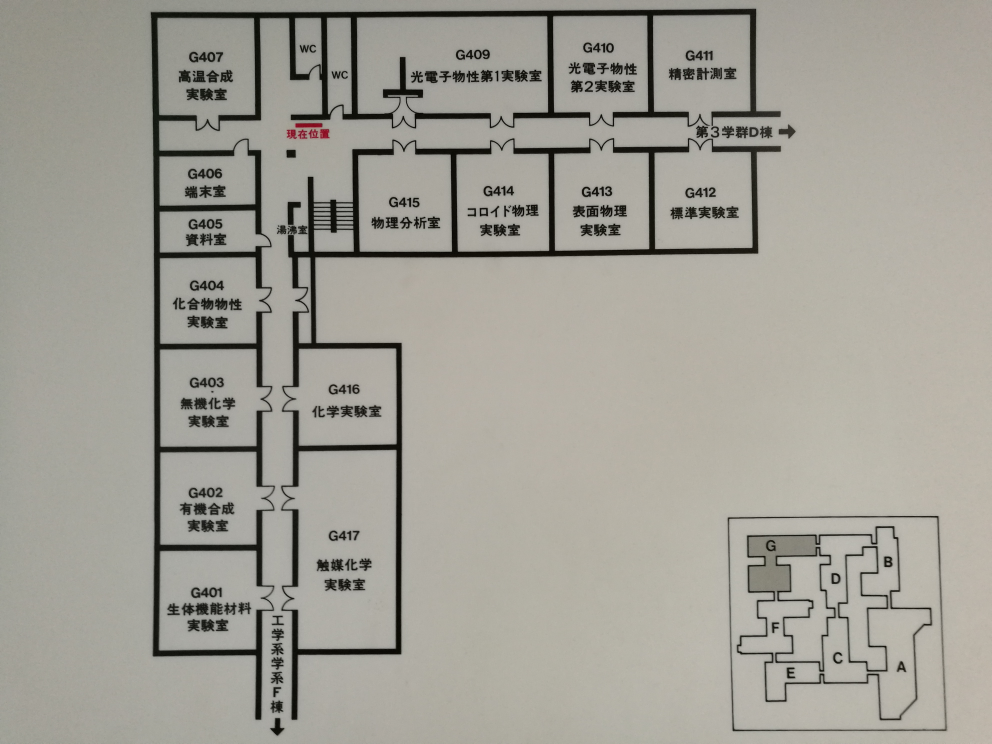
#> input picture map_deal/script/mapRecognition/pic/oldfiles/map_3G.jpg, 3968 x 2976 px, found by its file name (shown at 1/4 size)
$ python canny.py   (Python 2 division)
#> lines starting #> are read from the running program, lines starting #| are printed output that depends on the picture; after the words box and inside, x2 and y2 are one past the last pixel; in counts of white or black regions, pixels touching at a corner belong together
import cv2 as cv
import numpy as np
from matplotlib import pyplot as plt

WINDOW_NAME = "canny_resize"

image_resize=[]

def getRGBtoCanny(imageIn):
	image_gray = cv.cvtColor(imageIn, cv.COLOR_BGR2GRAY)

	paramLow = cv.getTrackbarPos("param1", WINDOW_NAME)
	paramHigh = cv.getTrackbarPos("param2", WINDOW_NAME)

	image_canny = cv.Canny(image_gray, paramLow, paramHigh)

	return image_canny

def doCanny(a):
	image_resize_canny = getRGBtoCanny(image_resize)
	cv.imshow(WINDOW_NAME, image_resize_canny)

def main():
	image = cv.imread("/home/liaoziwei/Desktop/mapRecognition/pic/map_3G.jpg")
#> image is the input picture: shape (2976, 3968, 3); mean B, G, R 150.2, 159, 161.4

	height, width = image.shape[:2]
#> height = 2976; width = 3968

	global image_resize
	image_resize = cv.resize(image, (width/5, height/5), interpolation=cv.INTER_CUBIC)
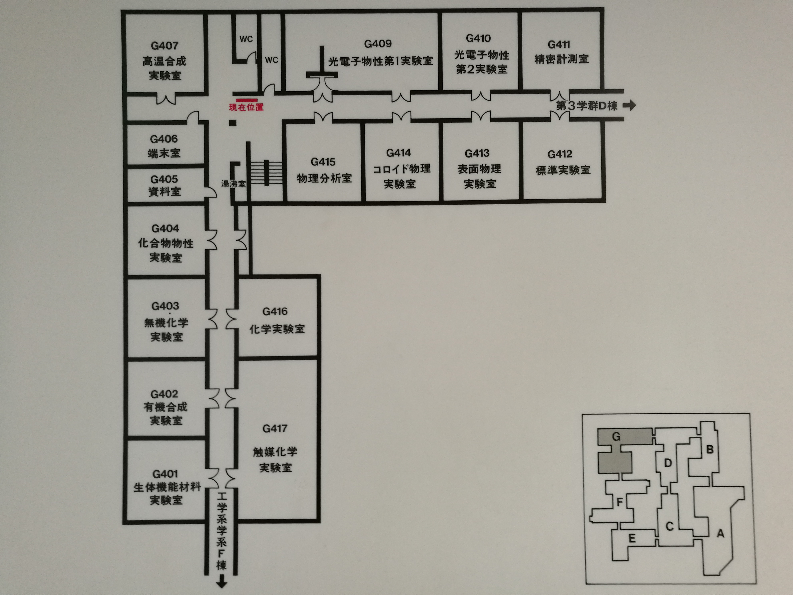
#> image_resize: shape (595, 793, 3); mean B, G, R 150.2, 159, 161.4

	# cv.imshow("pic", image_resize)
	#
	# cv.waitKey()
	cv.namedWindow(WINDOW_NAME)
	cv.createTrackbar("param1", WINDOW_NAME, 70, 300, doCanny )
	cv.createTrackbar("param2", WINDOW_NAME, 137, 300, doCanny )

	image_resize_canny = getRGBtoCanny(image_resize)
#> in getRGBtoCanny, `image_canny = cv.Canny(image_gray, paramLow, paramHigh)`:
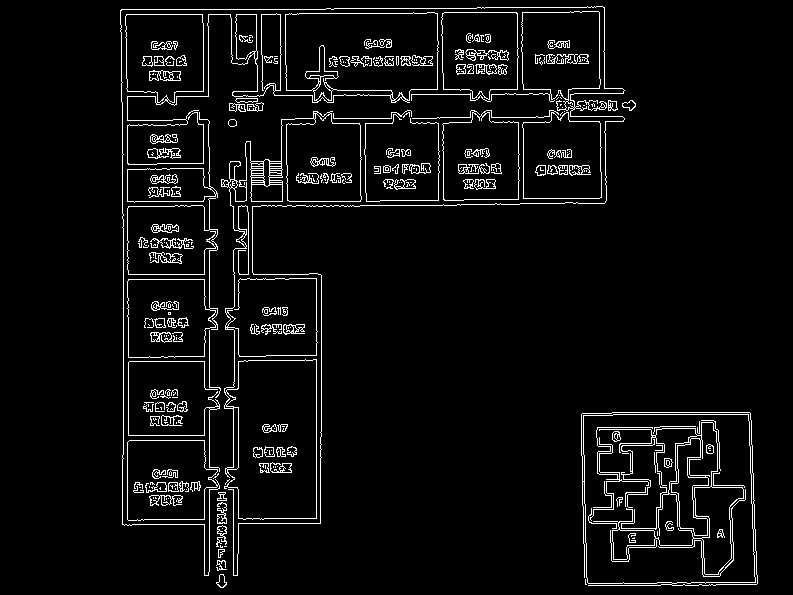
#> image_canny: shape (595, 793); 5% white in thin lines or dots, all inside (x1, y1, x2, y2) = (120, 6, 758, 588)
	image_canny = getRGBtoCanny(image)
#> in getRGBtoCanny (call 2), `image_canny = cv.Canny(image_gray, paramLow, paramHigh)`:
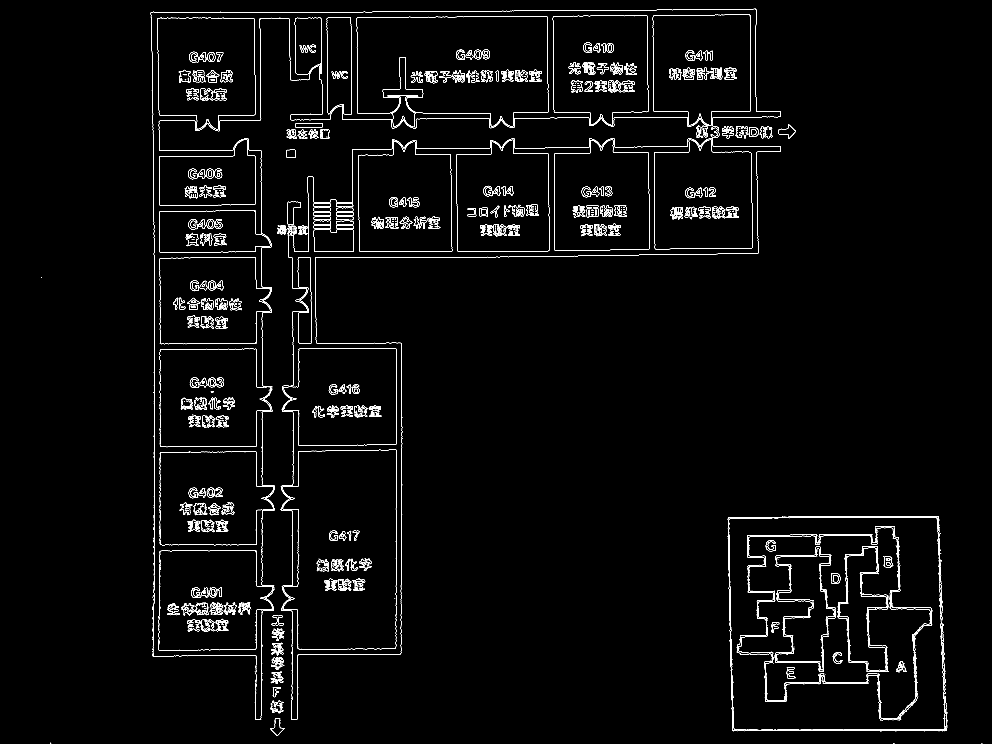
#> image_canny: shape (2976, 3968) (shown at 1/4 size); 1.3% white in thin lines or dots
	cv.imshow("canny_resize", image_resize_canny)
	cv.imshow("canny_full", image_canny)

	cv.imwrite("/home/liaoziwei/Desktop/mapRecognition/pic/map_3G_output.jpg",image_canny)

	cv.waitKey()

main()
